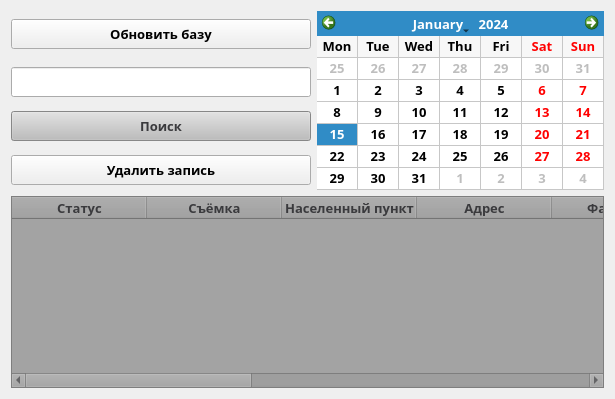
      <widget class="QWidget" name="basePage">
       <attribute name="title">
        <string>База клиентов</string>
       </attribute>
       <layout class="QGridLayout" name="gridLayout_2">
        <item row="0" column="0">
         <widget class="QPushButton" name="pushButtonUpdate">
          <property name="sizePolicy">
           <sizepolicy hsizetype="Expanding" vsizetype="Expanding">
            <horstretch>0</horstretch>
            <verstretch>0</verstretch>
           </sizepolicy>
          </property>
          <property name="minimumSize">
           <size>
            <width>90</width>
            <height>30</height>
           </size>
          </property>
          <property name="maximumSize">
           <size>
            <width>300</width>
            <height>30</height>
           </size>
          </property>
          <property name="font">
           <font>
            <family>Yu Gothic UI Semibold</family>
            <pointsize>10</pointsize>
            <weight>75</weight>
            <bold>true</bold>
           </font>
          </property>
          <property name="text">
           <string>Обновить базу</string>
          </property>
         </widget>
        </item>
        <item row="0" column="1" rowspan="4">
         <widget class="QCalendarWidget" name="calendarWidget">
          <property name="sizePolicy">
           <sizepolicy hsizetype="Expanding" vsizetype="Expanding">
            <horstretch>0</horstretch>
            <verstretch>0</verstretch>
           </sizepolicy>
          </property>
          <property name="font">
           <font>
            <family>Yu Gothic UI Semibold</family>
            <pointsize>10</pointsize>
            <weight>75</weight>
            <bold>true</bold>
           </font>
          </property>
          <property name="gridVisible">
           <bool>true</bool>
          </property>
          <property name="horizontalHeaderFormat">
           <enum>QCalendarWidget::ShortDayNames</enum>
          </property>
          <property name="verticalHeaderFormat">
           <enum>QCalendarWidget::NoVerticalHeader</enum>
          </property>
          <property name="navigationBarVisible">
           <bool>true</bool>
          </property>
          <property name="dateEditEnabled">
           <bool>true</bool>
          </property>
         </widget>
        </item>
        <item row="1" column="0">
         <widget class="QLineEdit" name="lineEditSearch">
          <property name="sizePolicy">
           <sizepolicy hsizetype="Expanding" vsizetype="Expanding">
            <horstretch>0</horstretch>
            <verstretch>0</verstretch>
           </sizepolicy>
          </property>
          <property name="minimumSize">
           <size>
            <width>300</width>
            <height>30</height>
           </size>
          </property>
          <property name="maximumSize">
           <size>
            <width>300</width>
            <height>30</height>
           </size>
          </property>
          <property name="font">
           <font>
            <family>Yu Gothic UI Semibold</family>
            <pointsize>10</pointsize>
            <weight>75</weight>
            <bold>true</bold>
           </font>
          </property>
         </widget>
        </item>
        <item row="2" column="0">
         <widget class="QPushButton" name="pushButtonSearch">
          <property name="sizePolicy">
           <sizepolicy hsizetype="Expanding" vsizetype="Expanding">
            <horstretch>0</horstretch>
            <verstretch>0</verstretch>
           </sizepolicy>
          </property>
          <property name="minimumSize">
           <size>
            <width>90</width>
            <height>30</height>
           </size>
          </property>
          <property name="maximumSize">
           <size>
            <width>300</width>
            <height>30</height>
           </size>
          </property>
          <property name="palette">
           <palette>
            <active>
             <colorrole role="WindowText">
              <brush brushstyle="SolidPattern">
               <color alpha="255">
                <red>58</red>
                <green>58</green>
                <blue>61</blue>
               </color>
              </brush>
             </colorrole>
             <colorrole role="Button">
              <brush brushstyle="SolidPattern">
               <color alpha="255">
                <red>189</red>
                <green>189</green>
                <blue>189</blue>
               </color>
              </brush>
             </colorrole>
             <colorrole role="Text">
              <brush brushstyle="SolidPattern">
               <color alpha="255">
                <red>58</red>
                <green>58</green>
                <blue>61</blue>
               </color>
              </brush>
             </colorrole>
             <colorrole role="ButtonText">
              <brush brushstyle="SolidPattern">
               <color alpha="255">
                <red>58</red>
                <green>58</green>
                <blue>61</blue>
               </color>
              </brush>
             </colorrole>
             <colorrole role="Base">
              <brush brushstyle="SolidPattern">
               <color alpha="255">
                <red>189</red>
                <green>189</green>
                <blue>189</blue>
               </color>
              </brush>
             </colorrole>
             <colorrole role="Window">
              <brush brushstyle="SolidPattern">
               <color alpha="255">
                <red>189</red>
                <green>189</green>
                <blue>189</blue>
               </color>
              </brush>
             </colorrole>
             <colorrole role="Highlight">
              <brush brushstyle="SolidPattern">
               <color alpha="255">
                <red>58</red>
                <green>58</green>
                <blue>61</blue>
               </color>
              </brush>
             </colorrole>
             <colorrole role="HighlightedText">
              <brush brushstyle="SolidPattern">
               <color alpha="255">
                <red>255</red>
                <green>255</green>
                <blue>255</blue>
               </color>
              </brush>
             </colorrole>
            </active>
            <inactive>
             <colorrole role="WindowText">
              <brush brushstyle="SolidPattern">
               <color alpha="255">
                <red>58</red>
                <green>58</green>
                <blue>61</blue>
               </color>
              </brush>
             </colorrole>
             <colorrole role="Button">
              <brush brushstyle="SolidPattern">
               <color alpha="255">
                <red>189</red>
                <green>189</green>
                <blue>189</blue>
               </color>
              </brush>
             </colorrole>
             <colorrole role="Text">
              <brush brushstyle="SolidPattern">
               <color alpha="255">
                <red>58</red>
                <green>58</green>
                <blue>61</blue>
               </color>
              </brush>
             </colorrole>
             <colorrole role="ButtonText">
              <brush brushstyle="SolidPattern">
               <color alpha="255">
                <red>58</red>
                <green>58</green>
                <blue>61</blue>
               </color>
              </brush>
             </colorrole>
             <colorrole role="Base">
              <brush brushstyle="SolidPattern">
               <color alpha="255">
                <red>189</red>
                <green>189</green>
                <blue>189</blue>
               </color>
              </brush>
             </colorrole>
             <colorrole role="Window">
              <brush brushstyle="SolidPattern">
               <color alpha="255">
                <red>189</red>
                <green>189</green>
                <blue>189</blue>
               </color>
              </brush>
             </colorrole>
             <colorrole role="Highlight">
              <brush brushstyle="SolidPattern">
               <color alpha="255">
                <red>58</red>
                <green>58</green>
                <blue>61</blue>
               </color>
              </brush>
             </colorrole>
             <colorrole role="HighlightedText">
              <brush brushstyle="SolidPattern">
               <color alpha="255">
                <red>255</red>
                <green>255</green>
                <blue>255</blue>
               </color>
              </brush>
             </colorrole>
            </inactive>
            <disabled>
             <colorrole role="WindowText">
              <brush brushstyle="SolidPattern">
               <color alpha="255">
                <red>149</red>
                <green>149</green>
                <blue>149</blue>
               </color>
              </brush>
             </colorrole>
             <colorrole role="Button">
              <brush brushstyle="SolidPattern">
               <color alpha="255">
                <red>96</red>
                <green>96</green>
                <blue>96</blue>
               </color>
              </brush>
             </colorrole>
             <colorrole role="Text">
              <brush brushstyle="SolidPattern">
               <color alpha="255">
                <red>149</red>
                <green>149</green>
                <blue>149</blue>
               </color>
              </brush>
             </colorrole>
             <colorrole role="ButtonText">
              <brush brushstyle="SolidPattern">
               <color alpha="255">
                <red>149</red>
                <green>149</green>
                <blue>149</blue>
               </color>
              </brush>
             </colorrole>
             <colorrole role="Base">
              <brush brushstyle="SolidPattern">
               <color alpha="255">
                <red>96</red>
                <green>96</green>
                <blue>96</blue>
               </color>
              </brush>
             </colorrole>
             <colorrole role="Window">
              <brush brushstyle="SolidPattern">
               <color alpha="255">
                <red>96</red>
                <green>96</green>
                <blue>96</blue>
               </color>
              </brush>
             </colorrole>
             <colorrole role="Highlight">
              <brush brushstyle="SolidPattern">
               <color alpha="255">
                <red>58</red>
                <green>58</green>
                <blue>61</blue>
               </color>
              </brush>
             </colorrole>
             <colorrole role="HighlightedText">
              <brush brushstyle="SolidPattern">
               <color alpha="255">
                <red>255</red>
                <green>255</green>
                <blue>255</blue>
               </color>
              </brush>
             </colorrole>
            </disabled>
           </palette>
          </property>
          <property name="font">
           <font>
            <family>Yu Gothic UI Semibold</family>
            <pointsize>10</pointsize>
            <weight>75</weight>
            <bold>true</bold>
           </font>
          </property>
          <property name="text">
           <string>Поиск</string>
          </property>
         </widget>
        </item>
        <item row="3" column="0">
         <widget class="QPushButton" name="pushButtonDelete">
          <property name="sizePolicy">
           <sizepolicy hsizetype="Expanding" vsizetype="Expanding">
            <horstretch>0</horstretch>
            <verstretch>0</verstretch>
           </sizepolicy>
          </property>
          <property name="minimumSize">
           <size>
            <width>90</width>
            <height>30</height>
           </size>
          </property>
          <property name="maximumSize">
           <size>
            <width>300</width>
            <height>30</height>
           </size>
          </property>
          <property name="font">
           <font>
            <family>Yu Gothic UI Semibold</family>
            <pointsize>10</pointsize>
            <weight>75</weight>
            <bold>true</bold>
           </font>
          </property>
          <property name="text">
           <string>Удалить запись</string>
          </property>
         </widget>
        </item>
        <item row="4" column="0" colspan="2">
         <widget class="QTableWidget" name="tableWidget">
          <property name="palette">
           <palette>
            <active>
             <colorrole role="WindowText">
              <brush brushstyle="SolidPattern">
               <color alpha="255">
                <red>58</red>
                <green>58</green>
                <blue>61</blue>
               </color>
              </brush>
             </colorrole>
             <colorrole role="Button">
              <brush brushstyle="SolidPattern">
               <color alpha="255">
                <red>163</red>
                <green>163</green>
                <blue>163</blue>
               </color>
              </brush>
             </colorrole>
             <colorrole role="Text">
              <brush brushstyle="SolidPattern">
               <color alpha="255">
                <red>58</red>
                <green>58</green>
                <blue>61</blue>
               </color>
              </brush>
             </colorrole>
             <colorrole role="ButtonText">
              <brush brushstyle="SolidPattern">
               <color alpha="255">
                <red>58</red>
                <green>58</green>
                <blue>61</blue>
               </color>
              </brush>
             </colorrole>
             <colorrole role="Base">
              <brush brushstyle="SolidPattern">
               <color alpha="255">
                <red>163</red>
                <green>163</green>
                <blue>163</blue>
               </color>
              </brush>
             </colorrole>
             <colorrole role="Window">
              <brush brushstyle="SolidPattern">
               <color alpha="255">
                <red>163</red>
                <green>163</green>
                <blue>163</blue>
               </color>
              </brush>
             </colorrole>
             <colorrole role="Highlight">
              <brush brushstyle="SolidPattern">
               <color alpha="255">
                <red>255</red>
                <green>255</green>
                <blue>255</blue>
               </color>
              </brush>
             </colorrole>
             <colorrole role="HighlightedText">
              <brush brushstyle="SolidPattern">
               <color alpha="255">
                <red>0</red>
                <green>0</green>
                <blue>0</blue>
               </color>
              </brush>
             </colorrole>
            </active>
            <inactive>
             <colorrole role="WindowText">
              <brush brushstyle="SolidPattern">
               <color alpha="255">
                <red>58</red>
                <green>58</green>
                <blue>61</blue>
               </color>
              </brush>
             </colorrole>
             <colorrole role="Button">
              <brush brushstyle="SolidPattern">
               <color alpha="255">
                <red>163</red>
                <green>163</green>
                <blue>163</blue>
               </color>
              </brush>
             </colorrole>
             <colorrole role="Text">
              <brush brushstyle="SolidPattern">
               <color alpha="255">
                <red>58</red>
                <green>58</green>
                <blue>61</blue>
               </color>
              </brush>
             </colorrole>
             <colorrole role="ButtonText">
              <brush brushstyle="SolidPattern">
               <color alpha="255">
                <red>58</red>
                <green>58</green>
                <blue>61</blue>
               </color>
              </brush>
             </colorrole>
             <colorrole role="Base">
              <brush brushstyle="SolidPattern">
               <color alpha="255">
                <red>163</red>
                <green>163</green>
                <blue>163</blue>
               </color>
              </brush>
             </colorrole>
             <colorrole role="Window">
              <brush brushstyle="SolidPattern">
               <color alpha="255">
                <red>163</red>
                <green>163</green>
                <blue>163</blue>
               </color>
              </brush>
             </colorrole>
             <colorrole role="Highlight">
              <brush brushstyle="SolidPattern">
               <color alpha="255">
                <red>255</red>
                <green>255</green>
                <blue>255</blue>
               </color>
              </brush>
             </colorrole>
             <colorrole role="HighlightedText">
              <brush brushstyle="SolidPattern">
               <color alpha="255">
                <red>0</red>
                <green>0</green>
                <blue>0</blue>
               </color>
              </brush>
             </colorrole>
            </inactive>
            <disabled>
             <colorrole role="WindowText">
              <brush brushstyle="SolidPattern">
               <color alpha="255">
                <red>58</red>
                <green>58</green>
                <blue>61</blue>
               </color>
              </brush>
             </colorrole>
             <colorrole role="Button">
              <brush brushstyle="SolidPattern">
               <color alpha="255">
                <red>163</red>
                <green>163</green>
                <blue>163</blue>
               </color>
              </brush>
             </colorrole>
             <colorrole role="Text">
              <brush brushstyle="SolidPattern">
               <color alpha="255">
                <red>58</red>
                <green>58</green>
                <blue>61</blue>
               </color>
              </brush>
             </colorrole>
             <colorrole role="ButtonText">
              <brush brushstyle="SolidPattern">
               <color alpha="255">
                <red>58</red>
                <green>58</green>
                <blue>61</blue>
               </color>
              </brush>
             </colorrole>
             <colorrole role="Base">
              <brush brushstyle="SolidPattern">
               <color alpha="255">
                <red>163</red>
                <green>163</green>
                <blue>163</blue>
               </color>
              </brush>
             </colorrole>
             <colorrole role="Window">
              <brush brushstyle="SolidPattern">
               <color alpha="255">
                <red>163</red>
                <green>163</green>
                <blue>163</blue>
               </color>
              </brush>
             </colorrole>
             <colorrole role="Highlight">
              <brush brushstyle="SolidPattern">
               <color alpha="255">
                <red>255</red>
                <green>255</green>
                <blue>255</blue>
               </color>
              </brush>
             </colorrole>
             <colorrole role="HighlightedText">
              <brush brushstyle="SolidPattern">
               <color alpha="255">
                <red>0</red>
                <green>0</green>
                <blue>0</blue>
               </color>
              </brush>
             </colorrole>
            </disabled>
           </palette>
          </property>
          <property name="font">
           <font>
            <family>Yu Gothic UI Semibold</family>
            <pointsize>10</pointsize>
            <weight>75</weight>
            <bold>true</bold>
            <underline>false</underline>
            <strikeout>false</strikeout>
           </font>
          </property>
          <attribute name="horizontalHeaderCascadingSectionResizes">
           <bool>true</bool>
          </attribute>
          <attribute name="horizontalHeaderDefaultSectionSize">
           <number>135</number>
          </attribute>
          <attribute name="horizontalHeaderHighlightSections">
           <bool>true</bool>
          </attribute>
          <attribute name="horizontalHeaderMinimumSectionSize">
           <number>15</number>
          </attribute>
          <attribute name="horizontalHeaderShowSortIndicator" stdset="0">
           <bool>true</bool>
          </attribute>
          <attribute name="horizontalHeaderStretchLastSection">
           <bool>true</bool>
          </attribute>
          <attribute name="verticalHeaderVisible">
           <bool>false</bool>
          </attribute>
          <attribute name="verticalHeaderCascadingSectionResizes">
           <bool>true</bool>
          </attribute>
          <attribute name="verticalHeaderDefaultSectionSize">
           <number>30</number>
          </attribute>
          <attribute name="verticalHeaderMinimumSectionSize">
           <number>15</number>
          </attribute>
          <attribute name="verticalHeaderShowSortIndicator" stdset="0">
           <bool>true</bool>
          </attribute>
          <attribute name="verticalHeaderStretchLastSection">
           <bool>false</bool>
          </attribute>
          <column>
           <property name="text">
            <string>Статус</string>
           </property>
          </column>
          <column>
           <property name="text">
            <string>Съёмка</string>
           </property>
          </column>
          <column>
           <property name="text">
            <string>Населенный пункт</string>
           </property>
          </column>
          <column>
           <property name="text">
            <string>Адрес</string>
           </property>
          </column>
          <column>
           <property name="text">
            <string>Фамилия</string>
           </property>
          </column>
          <column>
           <property name="text">
            <string>Имя</string>
           </property>
          </column>
          <column>
           <property name="text">
            <string>Отчество</string>
           </property>
          </column>
          <column>
           <property name="text">
            <string>Номер телефона</string>
           </property>
          </column>
          <column>
           <property name="text">
            <string>Услуга</string>
           </property>
          </column>
          <column>
           <property name="text">
            <string>id</string>
           </property>
          </column>
         </widget>
        </item>
       </layout>
      </widget>
